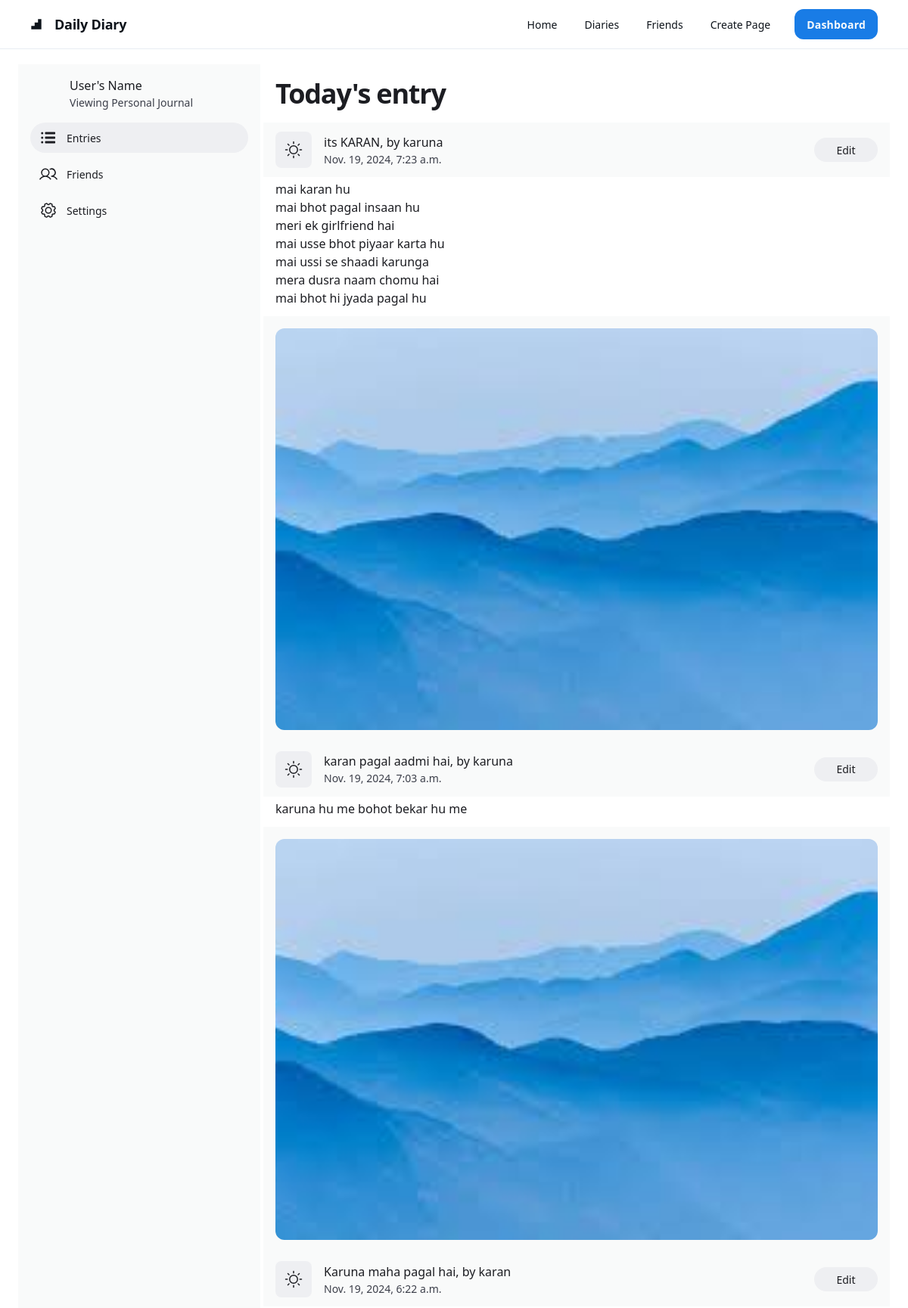
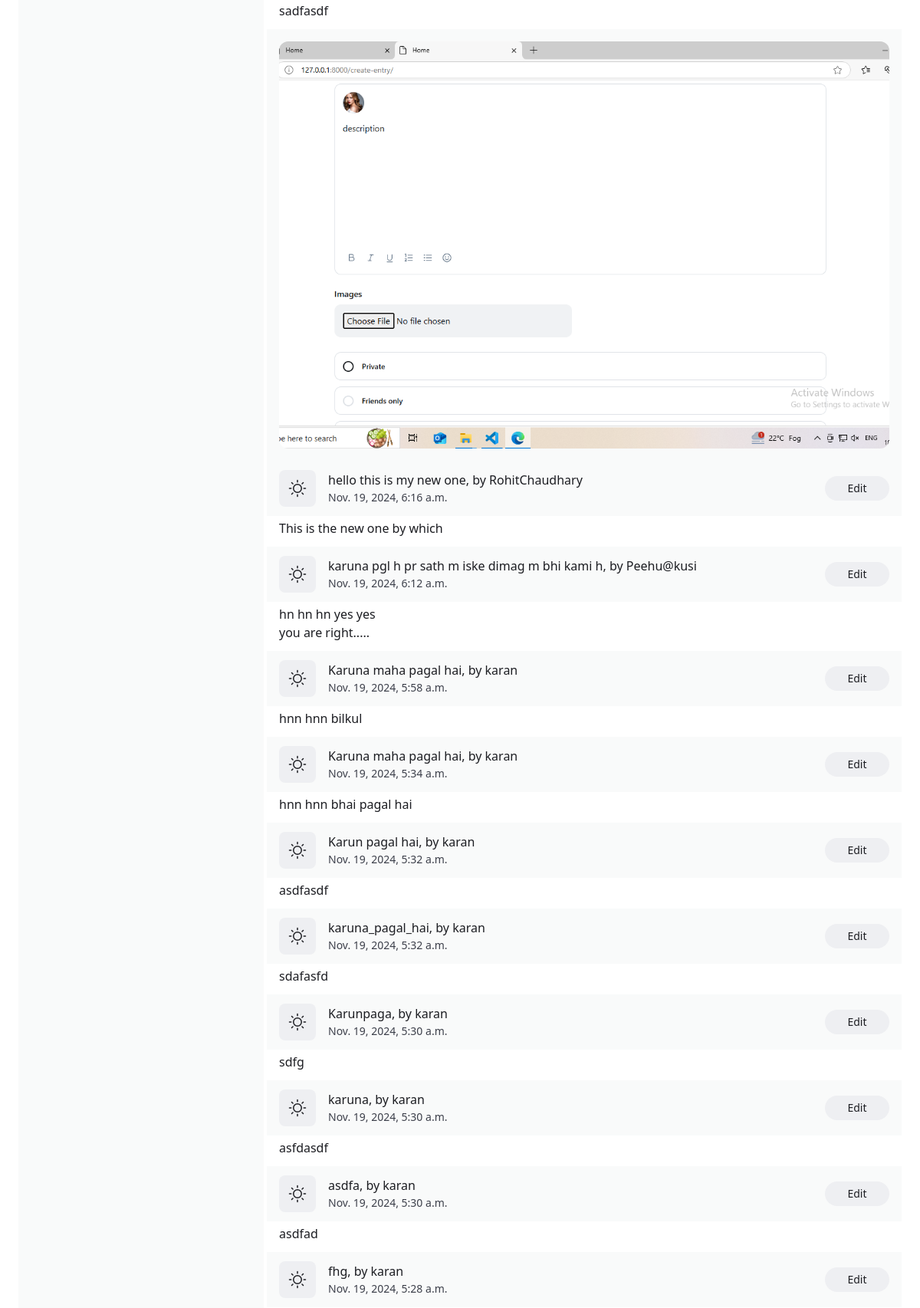
The page /diary/ (signed in, upper part) on the database its author committed (2 pictures, top to bottom).
### diary/models.py (models this page shows, shortened)
class DiaryEntry(models.Model):
    PRIVACY_CHOICES = [
        ('private', 'Private'),
        ('friends', 'Friends-only'),
        ('public', 'Public'),
    ]
    user = models.ForeignKey(User, on_delete=models.CASCADE)
    title = models.CharField(max_length=100)
    content = models.TextField()
    created_at = models.DateTimeField(auto_now_add=True)
    privacy = models.CharField(max_length=10, choices=PRIVACY_CHOICES, default='private')

class DiaryImage(models.Model):
    diary_entry = models.ForeignKey(DiaryEntry, related_name='images', on_delete=models.CASCADE)
    image = models.ImageField(upload_to='diary_images/')

### diary/views.py (the view)
# urls.py: path('', include('diary.urls')),  # Includes all URLs from the diary app
def diary(request):
    entries = DiaryEntry.objects.all()[::-1]
    return render(request, 'main/diary.html', {'entries': entries})

### diary/templates/main/diary.html (shortened to what this page needs)
{% extends 'base/base.html' %}
{% load static %}
{% block content %}
<div class="gap-1 px-6 flex flex-1 justify-center py-5">
    <div class="layout-content-container flex flex-col w-80">
      <div class="flex h-full min-h-[700px] flex-col justify-between bg-[#F9FAFA] p-4">
        <div class="flex flex-col gap-4">
          <div class="flex gap-3">
            <div
              class="bg-center bg-no-repeat aspect-square bg-cover rounded-full size-10"
              style='background-image: url("https://cdn.usegalileo.ai/stability/12049b16-9e4b-40a9-aa81-a3427e25c099.png");'
            ></div>
            <div class="flex flex-col">
              <h1 class="text-[#1C1D22] text-base font-medium leading-normal">User's Name</h1>
              <p class="text-[#3C3F4A] text-sm font-normal leading-normal">Viewing Personal Journal</p>
            </div>
          </div>
          <div class="flex flex-col gap-2">
            <div class="flex items-center gap-3 px-3 py-2 rounded-full bg-[#EEEFF2]">
              <div class="text-[#1C1D22]" data-icon="ListBullets" data-size="24px" data-weight="fill">
              </div>
              <p class="text-[#1C1D22] text-sm font-medium leading-normal">Entries</p>
            </div>
            <div class="flex items-center gap-3 px-3 py-2">
              <div class="text-[#1C1D22]" data-icon="Users" data-size="24px" data-weight="regular">
              </div>
              <p class="text-[#1C1D22] text-sm font-medium leading-normal">Friends</p>
            </div>
            <div class="flex items-center gap-3 px-3 py-2">
              <div class="text-[#1C1D22]" data-icon="Gear" data-size="24px" data-weight="regular">
              </div>
              <p class="text-[#1C1D22] text-sm font-medium leading-normal">Settings</p>
            </div>
          </div>
        </div>
      </div>
    </div>
    <div class="layout-content-container flex flex-col max-w-[960px] flex-1">
      <div class="flex flex-wrap justify-between gap-3 p-4"><p class="text-[#1C1D22] text-4xl font-black leading-tight tracking-[-0.033em] min-w-72">Today's entry</p></div>
      {% for entrie in entries%}
      <div id="{{entrie.pk}}_page" class="flex items-center gap-4 bg-[#F9FAFA] px-4 min-h-[72px] py-2 justify-between">
        <div class="flex items-center gap-4">
          <div class="text-[#1C1D22] flex items-center justify-center rounded-lg bg-[#EEEFF2] shrink-0 size-12" data-icon="Sun" data-size="24px" data-weight="regular">
          </div>
          <div class="flex flex-col justify-center">
            <p class="text-[#1C1D22] text-base font-medium leading-normal line-clamp-1">{{entrie.title}}, by {{entrie.user}}</p>
            <p class="text-[#3C3F4A] text-sm font-normal leading-normal line-clamp-2">{{entrie.created_at}}</p>
          </div>
        </div>
        <div class="shrink-0">
          <button
            class="flex min-w-[84px] max-w-[480px] cursor-pointer items-center justify-center overflow-hidden rounded-full h-8 px-4 bg-[#EEEFF2] text-[#1C1D22] text-sm font-medium leading-normal w-fit"
          >
            <span class="truncate">Edit</span>
          </button>
        </div>
      </div>
      <p class="text-[#1C1D22] text-base font-normal leading-normal pb-3 pt-1 px-4">
        {{entrie.content|linebreaksbr }}
      </p>
      {% for image in entrie.images.all %}
      <div class="flex w-full grow bg-[#F9FAFA] @container p-4">
        <div class="w-full gap-1 overflow-hidden bg-[#F9FAFA] @[480px]:gap-2 aspect-[3/2] rounded-xl flex">
          <div
            class="w-full bg-center bg-no-repeat bg-cover aspect-auto rounded-none flex-1"
            style='background-image: url("{{image.image.url}}");'
          ></div>
        </div>
      </div>
      {% endfor %}
      {% endfor %}
    </div>
  </div>
{% endblock %}

### rows shown on the page
DiaryEntry: title "its KARAN", user "karuna", created_at "Nov. 19, 2024, 7:23 a.m.", content "mai karan hu mai bhot pagal insaan hu meri ek girlfriend hai mai usse bhot piyaar karta hu mai ussi se shaadi karunga mera dusra naam chomu hai mai bhot hi jyada pagal hu"
DiaryImage: image (picture)
DiaryEntry: title "karan pagal aadmi hai", user "karuna", created_at "Nov. 19, 2024, 7:03 a.m.", content "karuna hu me bohot bekar hu me"
DiaryImage: image (picture)
DiaryEntry: title "Karuna maha pagal hai", user "karan", created_at "Nov. 19, 2024, 6:22 a.m.", content "sadfasdf"
DiaryImage: image (picture)
DiaryEntry: title "hello this is my new one", user "RohitChaudhary", created_at "Nov. 19, 2024, 6:16 a.m.", content "This is the new one by which"
DiaryEntry: title "karuna pgl h pr sath m iske dimag m bhi kami h", user "Peehu@kusi", created_at "Nov. 19, 2024, 6:12 a.m.", content "hn hn hn yes yes you are right....."
DiaryEntry: title "Karuna maha pagal hai", user "karan", created_at "Nov. 19, 2024, 5:58 a.m.", content "hnn hnn bilkul"
DiaryEntry: title "Karuna maha pagal hai", user "karan", created_at "Nov. 19, 2024, 5:34 a.m.", content "hnn hnn bhai pagal hai"
DiaryEntry: title "Karun pagal hai", user "karan", created_at "Nov. 19, 2024, 5:32 a.m.", content "asdfasdf"
DiaryEntry: title "karuna_pagal_hai", user "karan", created_at "Nov. 19, 2024, 5:32 a.m.", content "sdafasfd"
DiaryEntry: title "Karunpaga", user "karan", created_at "Nov. 19, 2024, 5:30 a.m.", content "sdfg"
DiaryEntry: title "karuna", user "karan", created_at "Nov. 19, 2024, 5:30 a.m.", content "asfdasdf"
DiaryEntry: title "asdfa", user "karan", created_at "Nov. 19, 2024, 5:30 a.m.", content "asdfad"
DiaryEntry: title "fhg", user "karan", created_at "Nov. 19, 2024, 5:28 a.m."
